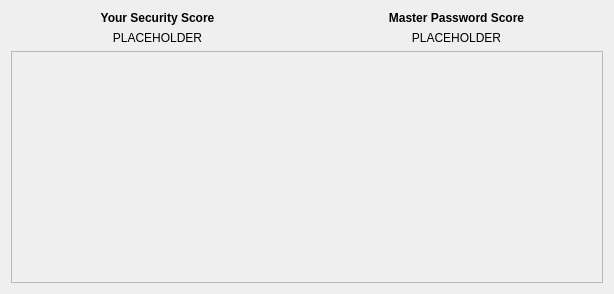
<?xml version="1.0" encoding="UTF-8"?>
<ui version="4.0">
 <class>Form</class>
 <widget class="QWidget" name="Form">
  <property name="geometry">
   <rect>
    <x>0</x>
    <y>0</y>
    <width>614</width>
    <height>294</height>
   </rect>
  </property>
  <property name="windowTitle">
   <string>Form</string>
  </property>
  <layout class="QGridLayout" name="gridLayout">
   <item row="2" column="0" colspan="2">
    <widget class="QScrollArea" name="scrollArea">
     <property name="widgetResizable">
      <bool>true</bool>
     </property>
     <widget class="QWidget" name="scrollAreaWidgetContents">
      <property name="geometry">
       <rect>
        <x>0</x>
        <y>0</y>
        <width>594</width>
        <height>236</height>
       </rect>
      </property>
     </widget>
    </widget>
   </item>
   <item row="0" column="1">
    <widget class="QLabel" name="label_2">
     <property name="font">
      <font>
       <weight>75</weight>
       <bold>true</bold>
      </font>
     </property>
     <property name="text">
      <string>Master Password Score</string>
     </property>
     <property name="alignment">
      <set>Qt::AlignCenter</set>
     </property>
    </widget>
   </item>
   <item row="0" column="0">
    <widget class="QLabel" name="label">
     <property name="font">
      <font>
       <weight>75</weight>
       <bold>true</bold>
      </font>
     </property>
     <property name="text">
      <string>Your Security Score</string>
     </property>
     <property name="alignment">
      <set>Qt::AlignCenter</set>
     </property>
     <property name="margin">
      <number>0</number>
     </property>
    </widget>
   </item>
   <item row="1" column="0">
    <widget class="QLabel" name="overallLabel">
     <property name="text">
      <string>PLACEHOLDER</string>
     </property>
     <property name="alignment">
      <set>Qt::AlignCenter</set>
     </property>
    </widget>
   </item>
   <item row="1" column="1">
    <widget class="QLabel" name="masterLabel">
     <property name="text">
      <string>PLACEHOLDER</string>
     </property>
     <property name="alignment">
      <set>Qt::AlignCenter</set>
     </property>
    </widget>
   </item>
  </layout>
 </widget>
 <resources/>
 <connections/>
</ui>
